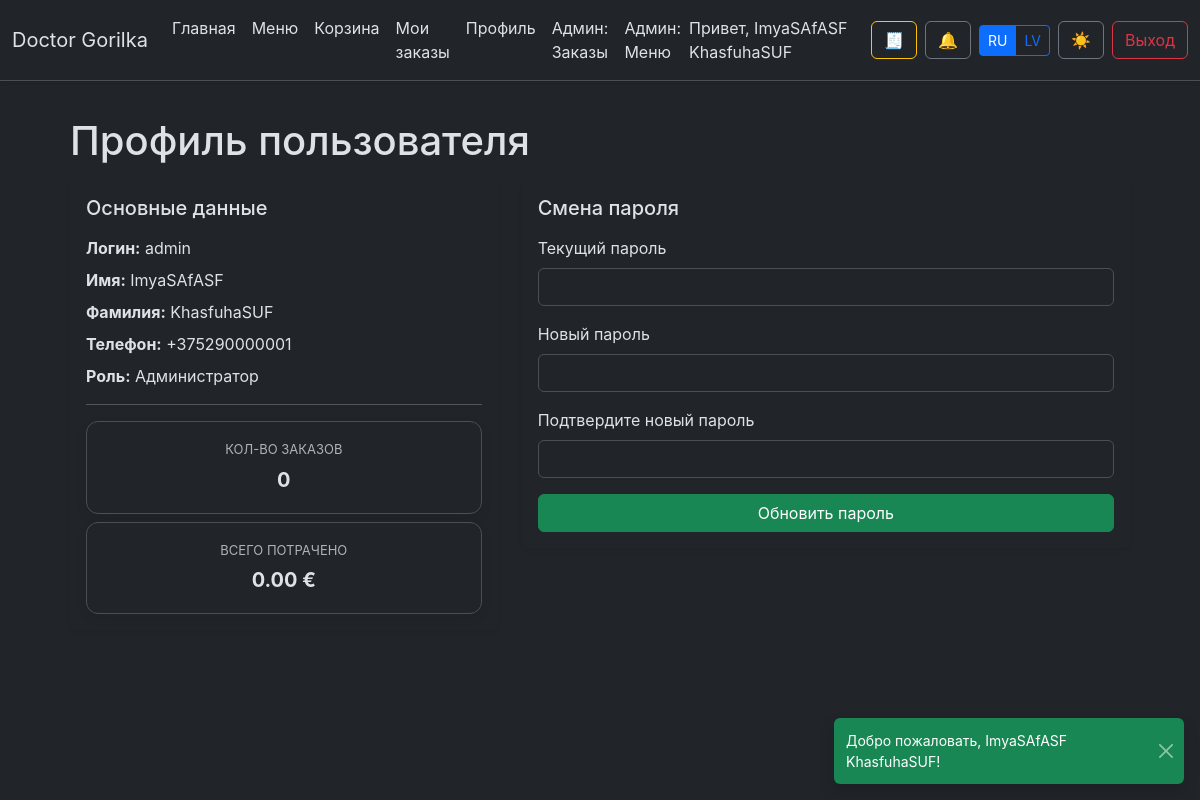
Screenshot of /profile (signed in) with the database file from the repository.
### tables this page shows
CREATE TABLE users (
    id INTEGER PRIMARY KEY AUTOINCREMENT,
    username TEXT NOT NULL UNIQUE,
    password TEXT NOT NULL,
    role TEXT CHECK(role IN ('user','admin')) DEFAULT 'user'
, first_name TEXT, last_name TEXT, phone TEXT);

### src/Infrastructure/ViewRenderer.php (called while the page is built, shortened)
<?php
class ViewRenderer
{
    public function render(string $view, array $params = []): string
    {
        $viewFile = $this->basePath . '/' . $view . '.php';
        extract($params, EXTR_SKIP);
        require $viewFile;
        $content = ob_get_clean();
        if ($this->layout && file_exists($this->layout)) {
            return ob_get_clean();
        }
        return $content;
    }
}

### src/Application/Controller/ProfileController.php (called while the page is built, shortened)
<?php
class ProfileController
{
    public function index(): string
    {
        $userId = $this->session->get('user_id');
        $user = $this->users->findById($userId);
        $stats = $this->orders->userStats($userId);
        $passwordErrors = $this->session->get('profile_password_errors', []);
        $passwordSuccess = $this->session->get('profile_password_success');
        $this->session->unset('profile_password_errors');
        $this->session->unset('profile_password_success');
        return $this->view->render('profile/index', [
            'title' => 'Doctor Gorilka — ' . translate('profile.title'),
            'user' => $user,
            'ordersCount' => $stats['orders'] ?? 0,
            'totalSpent' => $stats['total'] ?? 0,
            'passwordErrors' => $passwordErrors,
            'passwordSuccess' => $passwordSuccess,
        ]);
    }
}

### src/Infrastructure/Router.php (called while the page is built, shortened)
<?php
class Router
{
    private array $routes = [];
    public function addRoute(string $method, string $path, callable $handler): void
    {
        $normalized = $this->normalizePath($path);
        $this->routes[$method][$normalized] = $handler;
    }
    public function dispatch(string $method, string $uri): mixed
    {
        $path = $this->normalizePath(parse_url($uri, PHP_URL_PATH) ?: '/');
        $method = strtoupper($method);
        if (isset($this->routes[$method][$path])) {
            return call_user_func($this->routes[$method][$path]);
        }
        return translate('errors.not_found');
    }
    private function normalizePath(string $path): string
    {
        $path = rtrim($path, '/');
        return $path === '' ? '/' : $path;
    }
}

### src/Application/App.php (called while the page is built, shortened)
<?php
class App
{
    private Router $router;
    private function __construct(Router $router, ViewRenderer $view)
    {
        $this->router = $router;
    }
    public function run(): mixed
    {
        $method = $_SERVER['REQUEST_METHOD'] ?? 'GET';
        $uri = $_SERVER['REQUEST_URI'] ?? '/';
        return $this->router->dispatch($method, $uri);
    }
}

### src/helpers.php (called while the page is built, shortened)
<?php
function localizationConfig(): array
{
    static $config;
    if ($config === null) {
        $config = require __DIR__ . '/../config/localization.php';
    }
    return $config;
}
function availableLocales(): array
{
    $config = localizationConfig();
    return $config['locales'] ?? [];
}
function currentLocale(): string
{
    $available = array_keys(availableLocales());
    $default = $available[0] ?? 'ru';
    return $default;
}
function translate(string $key, array $replace = [], ?string $locale = null): string
{
    $locale ??= currentLocale();
    $config = localizationConfig();
    $phrases = $config['phrases'] ?? [];
    $fallbackLocale = $config['fallback'] ?? 'ru';
    $value = $phrases[$locale][$key] ?? $phrases[$fallbackLocale][$key] ?? $key;
    foreach ($replace as $needle => $replacement) {
        $value = str_replace(':' . $needle, $replacement, $value);
    }
    return $value;
}

### src/Infrastructure/SessionManager.php (called while the page is built, shortened)
<?php
class SessionManager
{
    public function get(string $key, mixed $default = null): mixed
    {
        return $_SESSION[$key] ?? $default;
    }
}

### src/Infrastructure/Repository/UserRepository.php (called while the page is built, shortened)
<?php
class UserRepository implements UserRepositoryInterface
{
    public function findById(int $id): ?User
    {
        $stmt = $this->prepare("SELECT * FROM users WHERE id = :id");
        $stmt->bindValue(':id', $id, SQLITE3_INTEGER);
        $result = $stmt->execute()->fetchArray(SQLITE3_ASSOC);
        return $result ? $this->mapUser($result) : null;
    }
    private function mapUser(array $row): User
    {
        return new User(
            id: (int) $row['id'],
            username: $row['username'],
            passwordHash: $row['password'],
            role: $row['role'],
            firstName: $row['first_name'] ?? null,
            lastName: $row['last_name'] ?? null,
            phone: $row['phone'] ?? null,
        );
    }
    private function prepare(string $sql): SQLite3Stmt
    {
        return $this->db->prepare($sql);
    }
}

### autoload.php (called while the page is built, shortened)
<?php
spl_autoload_register(function (string $class): void {
    $prefix = 'App\\';
    $baseDir = __DIR__ . '/src/';
    $relativeClass = substr($class, strlen($prefix));
    $file = $baseDir . str_replace('\\', '/', $relativeClass) . '.php';
});

### resources/views/profile/index.php (the view, shortened to what this page needs)
<div class="page-container">
    <h1><?= htmlspecialchars(translate('profile.title')) ?></h1>
    <div class="row g-4">
        <div class="col-lg-5">
            <div class="card border-0 shadow-sm h-100">
                <div class="card-body">
                    <h5 class="card-title mb-3"><?= htmlspecialchars(translate('profile.section.info')) ?></h5>
                    <p class="mb-2"><strong><?= htmlspecialchars(translate('profile.username')) ?>:</strong> <?= htmlspecialchars($user->username) ?></p>
                    <p class="mb-2"><strong><?= htmlspecialchars(translate('profile.first_name')) ?>:</strong> <?= htmlspecialchars($user->firstName ?? '') ?></p>
                    <p class="mb-2"><strong><?= htmlspecialchars(translate('profile.last_name')) ?>:</strong> <?= htmlspecialchars($user->lastName ?? '') ?></p>
                    <p class="mb-2"><strong><?= htmlspecialchars(translate('profile.phone')) ?>:</strong> <?= htmlspecialchars($user->phone ?? translate('profile.phone_missing')) ?></p>
                    <?php if ($user->role === 'admin'): ?>
                        <p class="mb-2"><strong><?= htmlspecialchars(translate('profile.role_label')) ?></strong> <?= htmlspecialchars(translate('profile.role_admin')) ?></p>
                    <?php endif; ?>
                    <hr>
                    <div class="d-flex flex-column gap-2">
                        <div class="stat-card">
                            <div class="stat-label"><?= htmlspecialchars(translate('profile.stat.orders')) ?></div>
                            <div class="stat-value"><?= $ordersCount ?></div>
                        </div>
                        <div class="stat-card">
                            <div class="stat-label"><?= htmlspecialchars(translate('profile.stat.spent')) ?></div>
                            <div class="stat-value"><?= number_format($totalSpent, 2, '.', ' ') ?> €</div>
                        </div>
                    </div>
                </div>
            </div>
        </div>
        <div class="col-lg-7">
            <div class="card border-0 shadow-sm">
                <div class="card-body">
                    <h5 class="card-title mb-3"><?= htmlspecialchars(translate('profile.section.password')) ?></h5>
                    <form method="POST" action="/profile/password" class="d-flex flex-column gap-3">
                        <div>
                            <label class="form-label"><?= htmlspecialchars(translate('profile.password.current')) ?></label>
                            <input type="password" class="form-control" name="current_password" required>
                        </div>
                        <div>
                            <label class="form-label"><?= htmlspecialchars(translate('profile.password.new')) ?></label>
                            <input type="password" class="form-control" name="new_password" required>
                        </div>
                        <div>
                            <label class="form-label"><?= htmlspecialchars(translate('profile.password.confirm')) ?></label>
                            <input type="password" class="form-control" name="confirm_password" required>
                        </div>
                        <button type="submit" class="btn btn-success"><?= htmlspecialchars(translate('profile.password.submit')) ?></button>
                    </form>
                </div>
            </div>
        </div>
    </div>
</div>

### public/assets/css/styles.css (style rules this page uses)
:root { --bs-inverted: 0; --menu-surface-bg: rgba(224, 224, 224, 0.95); --menu-surface-border: rgba(15,23,42,0.08); --menu-surface-shadow: 0 20px 45px rgba(15,23,42,0.08); --menu-card-bg: #757575; --menu-card-border: rgba(15,23,42,0.12); --menu-card-inner: rgba(202, 206, 216, 0.9); --menu-card-shadow: 0 18px 36px rgba(15, 23, 42, 0.856); --menu-chip-bg: rgba(15,23,42,0.08); --menu-chip-color: #1f2a37; --combo-option-bg: rgba(247,249,255,0.92); --combo-option-border: rgba(15,23,42,0.12); --combo-option-hover: rgba(13,110,253,0.18); --combo-summary-bg: #fff; --combo-summary-border: rgba(15,23,42,0.12); --combo-thumb-bg: rgba(15,23,42,0.08); --combo-muted: #5c6575; --combo-price-pill-bg: rgba(15,23,42,0.07); --combo-price-pill-border: rgba(15,23,42,0.12); --unique-chip-bg: rgba(13,110,253,0.12); --unique-chip-color: #ffe066; --combo-selection-bg: rgba(15,23,42,0.03); --combo-selection-border: rgba(15,23,42,0.08); --combo-tag-bg: rgba(15,23,42,0.08); --combo-check-border: rgba(15,23,42,0.2); --combo-price-color: #0b63d1; --menu-price-color: #0b63d1; }
:root[data-bs-theme='dark'] { --bs-inverted: 1; --menu-surface-bg: rgba(13,16,26,0.9); --menu-surface-border: rgba(255,255,255,0.05); --menu-surface-shadow: 0 20px 45px rgba(0,0,0,0.35); --menu-card-bg: rgba(11,14,24,0.85); --menu-card-border: rgba(255,255,255,0.05); --menu-card-inner: rgba(6,10,20,0.7); --menu-card-shadow: 0 18px 40px rgba(0,0,0,0.35); --menu-chip-bg: rgba(255,255,255,0.12); --menu-chip-color: #f8fafd; --combo-option-bg: rgba(15,23,42,0.35); --combo-option-border: rgba(255,255,255,0.1); --combo-option-hover: rgba(13,110,253,0.2); --combo-summary-bg: rgba(13,17,23,0.85); --combo-summary-border: rgba(255,255,255,0.07); --combo-thumb-bg: rgba(0,0,0,0.35); --combo-muted: rgba(255,255,255,0.65); --combo-price-pill-bg: rgba(15,23,42,0.35); --combo-price-pill-border: rgba(255,255,255,0.25); --unique-chip-bg: rgba(255,255,255,0.12); --unique-chip-color: #ffe066; --combo-selection-bg: rgba(255,255,255,0.02); --combo-selection-border: rgba(255,255,255,0.03); --combo-tag-bg: rgba(255,255,255,0.08); --combo-check-border: rgba(255,255,255,0.2); --combo-price-color: #e3f2fd; --menu-price-color: #69dbff; }
body { font-family: 'Inter', 'Segoe UI', system-ui, -apple-system, sans-serif; margin: 0; padding: 0; background: var(--bs-body-bg); color: var(--bs-body-color); transition: background 0.3s ease, color 0.3s ease; }
.page-container { max-width: 1100px; margin: 0 auto; padding: 20px; }
h1, h2, h3 { margin: 0 0 15px; }
.stat-card { text-align: center; background: var(--bs-card-bg); border-radius: 12px; padding: 18px; border: 1px solid var(--bs-border-color); box-shadow: 0 4px 12px rgba(0,0,0,0.08); transition: transform 0.2s ease, box-shadow 0.2s ease; }
.stat-label { font-size: 13px; color: var(--bs-secondary-color); margin-bottom: 5px; text-transform: uppercase; }
.stat-value { font-size: 20px; font-weight: bold; color: var(--bs-body-color); }

### rows the page displays
users: username "admin", first_name "ImyaSAfASF", last_name "KhasfuhaSUF", phone "+375290000001"

### other values shown
translate('brand.name') "Doctor Gorilka"
translate('nav.home') "Главная"
translate('nav.menu') "Меню"
translate('nav.cart') "Корзина"
translate('nav.orders') "Мои заказы"
translate('nav.profile') "Профиль"
translate('nav.admin_orders') "Админ: Заказы"
translate('nav.admin_menu') "Админ: Меню"
$locale['short'] "RU"
$locale['short'] "LV"
translate('nav.logout') "Выход"
translate('profile.title') "Профиль пользователя"
translate('profile.section.info') "Основные данные"
translate('profile.username') "Логин"
translate('profile.first_name') "Имя"
